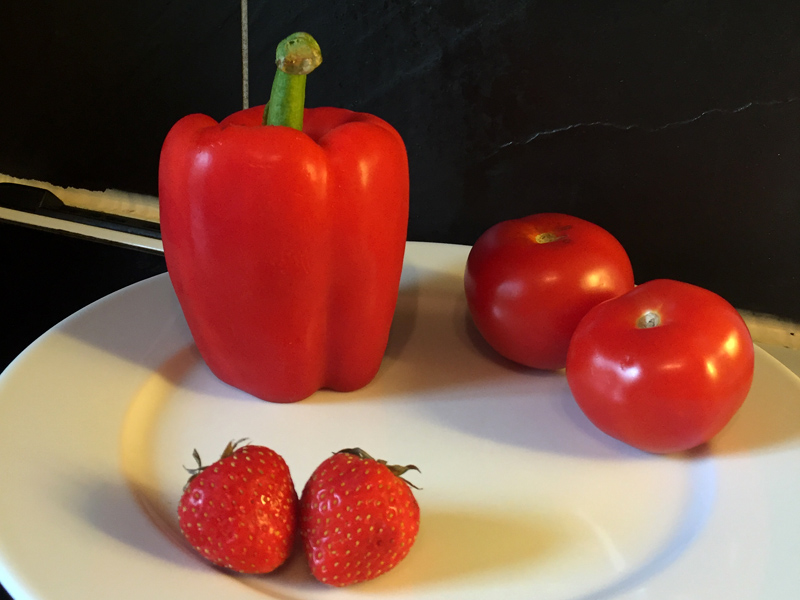
%> input picture inf250/INF250-VisIntro-L6a-ImageProc--MATLAB/ex6a_A_fft1D/red.jpg, 800 x 600 px
$ octave ex6a_A01_read.m   (GNU Octave 9; MATLAB toolbox functions it lacks are replaced by stand-ins)
%> lines starting %> are read from the running program, lines starting %| are printed output that depends on the picture
%
%
% 1D FFT:  1.) data series (image line)
%
clear all; close all; clc;
%
iA = imread('red.jpg'); %% read an image file...
%> iA is the input picture: size 600x800x3 uint8; mean R, G, B 123.9, 79.2, 66.4
G = double(rgb2gray(iA)); %% convert to grayscale (double)...
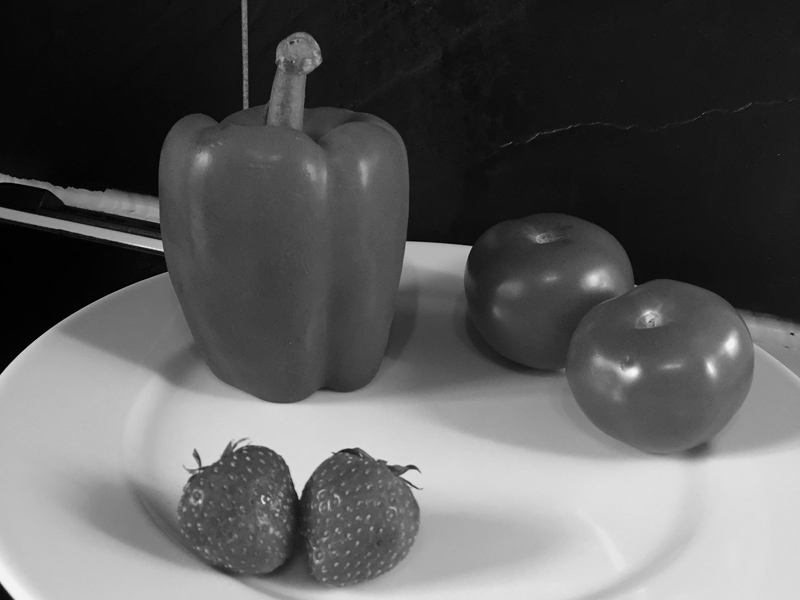
%> G: size 600x800 double; min 0, max 250, mean 91.1
%
lineNo = 260 %% choose one row from the image...
L = G(lineNo, :); %% and extract it
%> L = 800 values, max 181 at index 418, min 0 at index 3, mean 52.61
%
% plot the line (within some image context)...
delta = 50;
maxY = max(L)*1.05;
%> maxY = 190.1
subplot(1,2,1), imshow(uint8(G(lineNo-delta:lineNo+delta, :)));
%> after `imshow(uint8(G(lineNo-delta:lineNo+delta, :)))`:
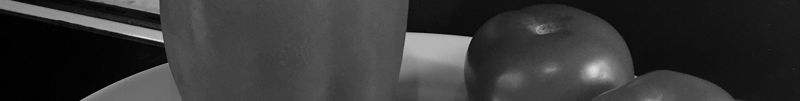
%> displayed picture: size 101x800, on the screen's scale of 0 to 255; min 0, max 237, mean 54.6
subplot(1,2,2), plot(L), axis([1 800 0 maxY]);
%> after `axis([1 800 0 maxY])`:
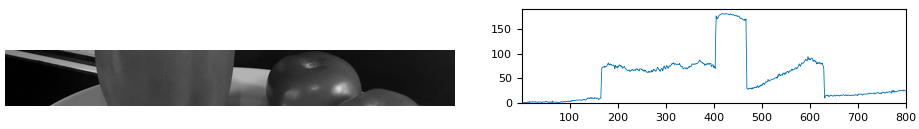
%> figure redrawn from the program's plot data, 2 panels
%

$ run again, with inf250/INF250-VisIntro-L6a-ImageProc--MATLAB/ex6a_A_fft1D/orange.jpg copied over inf250/INF250-VisIntro-L6a-ImageProc--MATLAB/ex6a_A_fft1D/red.jpg
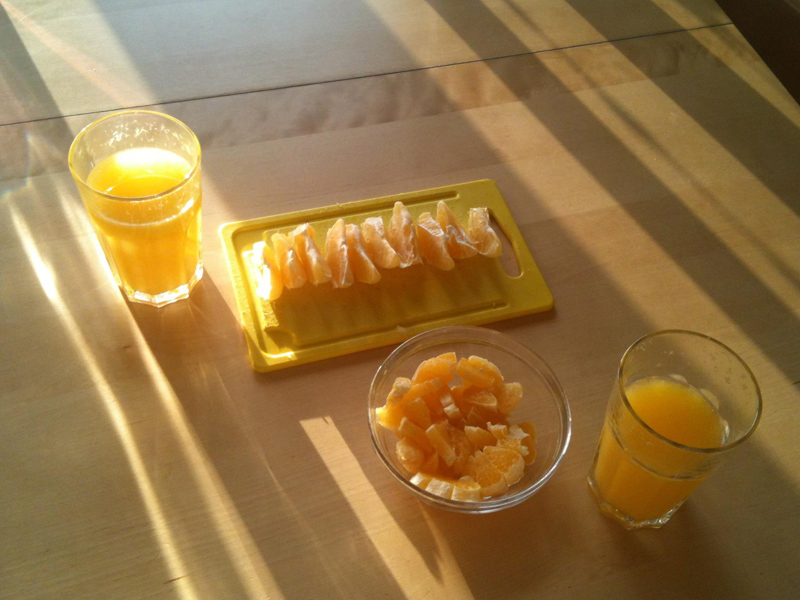
%> input picture inf250/INF250-VisIntro-L6a-ImageProc--MATLAB/ex6a_A_fft1D/orange.jpg, 800 x 600 px
%> iA is the input picture: size 600x800x3 uint8; mean R, G, B 150, 118.1, 69.3
%> `G = double(rgb2gray(iA));`:
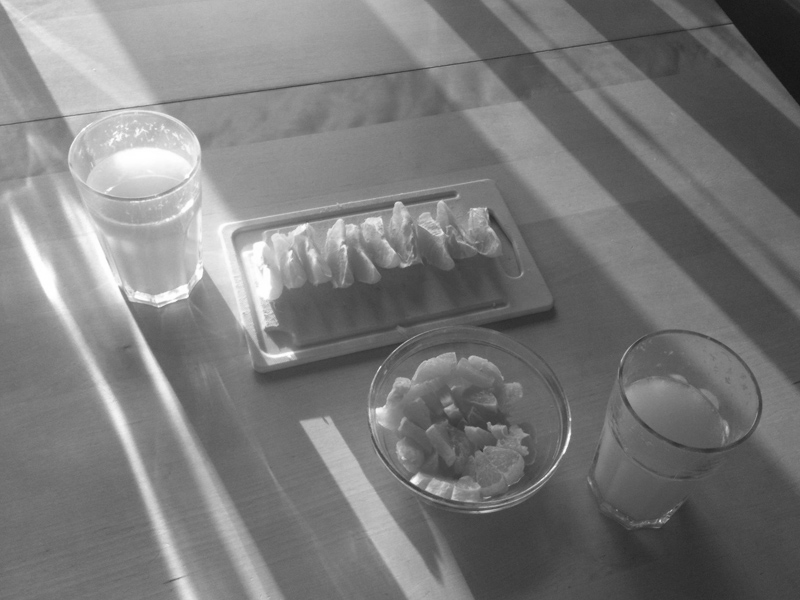
%> G: size 600x800 double; min 21, max 255, mean 122.1
%> L = 800 values, max 254 at index 34, min 64 at index 456, mean 139.1
%> maxY = 266.7
%> `axis([1 800 0 maxY])`:
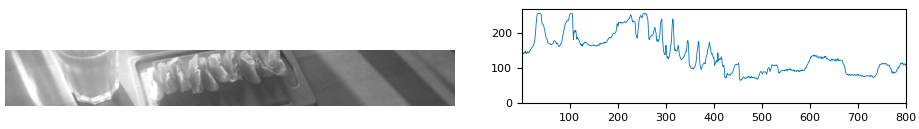
%> figure redrawn from the program's plot data, 2 panels
